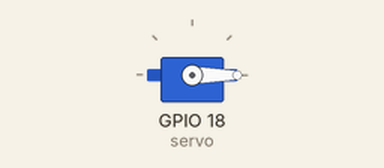
A program run on a simulated Raspberry Pi (BCM pin numbers). Parts: servo. Servo angles are drawn from the pulse width (0.5 ms = 0°, 2.5 ms = 180°).

Above: at 0.05 s.
At 3.0 s:
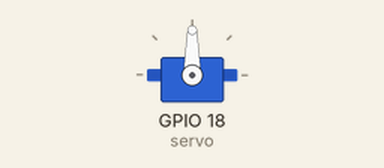
At 6.0 s:
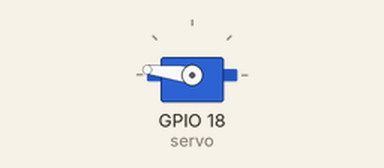
Timing chart, 0 to 7.8 s (numbered marks = the images above):
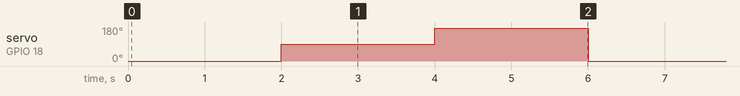

Measured:
- by itself, servo on GPIO 18 (servo): repeats every 6.0 s: 173° 2.0 s, 0° 2.0 s, 90° 2.0 s

The program:

Servo_Control_Adjust_PWM_Big_Servo.py
```python
from gpiozero import AngularServo
from time import sleep

servo =AngularServo(18, min_angle=0, max_angle=270, min_pulse_width=0.0005, max_pulse_width=0.0025)

while (True):
    servo.angle = 0
    sleep(2)
    servo.angle = 135
    sleep(2)
    servo.angle = 260
    sleep(2)
```
